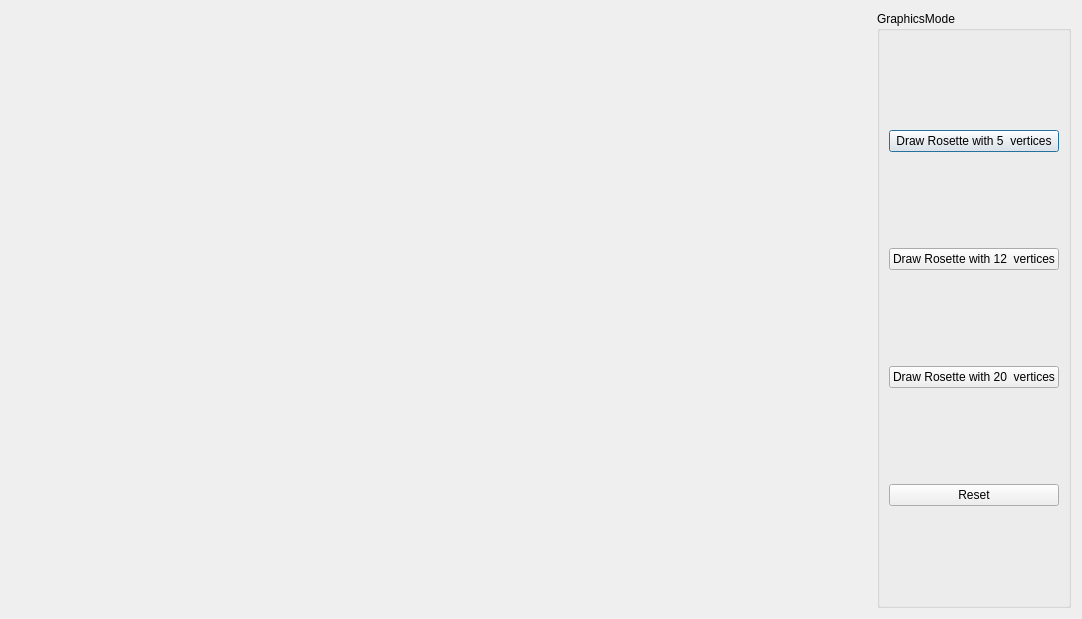
<?xml version="1.0" encoding="UTF-8"?>
<ui version="4.0">
 <class>FourthWindow</class>
 <widget class="QDialog" name="FourthWindow">
  <property name="geometry">
   <rect>
    <x>0</x>
    <y>0</y>
    <width>1082</width>
    <height>619</height>
   </rect>
  </property>
  <property name="windowTitle">
   <string>Dialog</string>
  </property>
  <layout class="QHBoxLayout" name="horizontalLayout">
   <item>
    <widget class="graphics" name="GraphicsPresenter" native="true">
     <property name="sizePolicy">
      <sizepolicy hsizetype="Expanding" vsizetype="Preferred">
       <horstretch>0</horstretch>
       <verstretch>0</verstretch>
      </sizepolicy>
     </property>
    </widget>
   </item>
   <item>
    <widget class="QGroupBox" name="GraphicsControl">
     <property name="title">
      <string>GraphicsMode</string>
     </property>
     <layout class="QVBoxLayout" name="verticalLayout">
      <item>
       <widget class="QPushButton" name="BtnDrawRosette1">
        <property name="text">
         <string>Draw Rosette with 5  vertices</string>
        </property>
       </widget>
      </item>
      <item>
       <widget class="QPushButton" name="BtnDrawRosette2">
        <property name="text">
         <string>Draw Rosette with 12  vertices</string>
        </property>
       </widget>
      </item>
      <item>
       <widget class="QPushButton" name="BtnDrawRosette3">
        <property name="text">
         <string>Draw Rosette with 20  vertices</string>
        </property>
       </widget>
      </item>
      <item>
       <widget class="QPushButton" name="BtnReset">
        <property name="text">
         <string>Reset</string>
        </property>
       </widget>
      </item>
     </layout>
    </widget>
   </item>
  </layout>
 </widget>
 <customwidgets>
  <customwidget>
   <class>graphics</class>
   <extends>QWidget</extends>
   <header location="global">graphics.h</header>
   <container>1</container>
  </customwidget>
 </customwidgets>
 <resources/>
 <connections/>
</ui>
